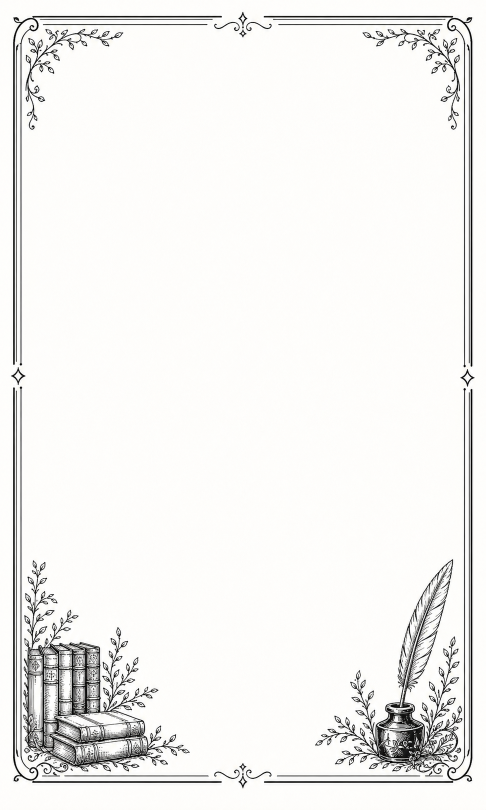
#> input picture rpi3-waveshare-book-clock/assets/source/literary-border.png, 971 x 1619 px (shown at 1/2 size)
$ python -i render_book_clock.py   (imports and definitions only)
#> lines starting #> are read from the running program, lines starting #| are printed output that depends on the picture
#!/usr/bin/env python3
from __future__ import annotations

from dataclasses import dataclass
from datetime import datetime
from pathlib import Path
import argparse
import json
import os
import textwrap
from urllib.error import URLError
from urllib.request import Request, urlopen
from zoneinfo import ZoneInfo, ZoneInfoNotFoundError

from PIL import Image, ImageDraw, ImageEnhance, ImageFilter, ImageFont


ROOT = Path(__file__).resolve().parents[1]
GENERATED = ROOT / "assets" / "generated"
SOURCE = ROOT / "assets" / "source"
BORDER_IMAGE = SOURCE / "literary-border.png"
PROJECT_BASKERVVILLE_FONT = SOURCE / "Baskervville.ttf"
BASKERVVILLE_FONT = Path("/usr/local/share/fonts/desk-clock/Baskervville.ttf")

PANEL_WIDTH = 800
PANEL_HEIGHT = 480
WIDTH = 480
HEIGHT = 800
SCALE = 2
INK = 28
MID = 122
PAPER = 236
DEFAULT_TIMEZONE = "America/New_York"
QUARTER_INCH = 25
HEADER_Y = 74 - QUARTER_INCH
UPPER_SECTION_TOP = 100
UPPER_SECTION_BOTTOM = 470
UPPER_FONT_SIZE = 33
UPPER_MAX_LINES = 6
UPPER_AUTHOR_GAP = 8


@dataclass(frozen=True)
class ClockData:
    now: datetime
    greeting: str = ""
    upper_title: str = "LITERARY QUOTE OF THE DAY"
    upper_text: str = "I declare after all there is no enjoyment like reading!"
    upper_author: str = "Jane Austen"
    lower_title: str = "QUOTES FROM LITERATURE"
    lower_text: str = "There is no charm equal to tenderness of heart."
    lower_author: str = "Jane Austen, Emma"


# [53 lines left out: functions greeting_for, local_now, fetch_clock_data, not called in this run]


def font(
    size: int,
    bold: bool = False,
    italic: bool = False,
    weight: int = 520,
) -> ImageFont.FreeTypeFont | ImageFont.ImageFont:
    candidates = [
        str(PROJECT_BASKERVVILLE_FONT),
        str(BASKERVVILLE_FONT),
        "/usr/share/fonts/truetype/dejavu/DejaVuSans-BoldOblique.ttf" if bold and italic else "",
        "/usr/share/fonts/truetype/dejavu/DejaVuSans-Oblique.ttf" if italic else "",
        "/usr/share/fonts/truetype/dejavu/DejaVuSans-Bold.ttf" if bold else "/usr/share/fonts/truetype/dejavu/DejaVuSans.ttf",
        "/usr/share/fonts/dejavu-sans-fonts/DejaVuSans-BoldOblique.ttf" if bold and italic else "",
        "/usr/share/fonts/dejavu-sans-fonts/DejaVuSans-Oblique.ttf" if italic else "",
        "/usr/share/fonts/dejavu-sans-fonts/DejaVuSans-Bold.ttf" if bold else "/usr/share/fonts/dejavu-sans-fonts/DejaVuSans.ttf",
    ]
    for path in candidates:
        if path and Path(path).exists():
            typeface = ImageFont.truetype(path, size=size)
            if "Baskervville" in Path(path).name and hasattr(typeface, "set_variation_by_axes"):
                typeface.set_variation_by_axes([700 if bold else weight])
            return typeface
    return ImageFont.load_default()


def text_size(draw: ImageDraw.ImageDraw, text: str, typeface) -> tuple[int, int]:
    box = draw.textbbox((0, 0), text, font=typeface)
    return box[2] - box[0], box[3] - box[1]


def centered_text(draw: ImageDraw.ImageDraw, center_x: int, y: int, text: str, typeface, fill: int = INK) -> None:
    w, _ = text_size(draw, text, typeface)
    draw.text((center_x - w // 2, y), text, font=typeface, fill=fill)


def page_background() -> Image.Image:
    if BORDER_IMAGE.exists():
        image = Image.open(BORDER_IMAGE).convert("L")
        image = image.resize((WIDTH, HEIGHT), Image.Resampling.LANCZOS)
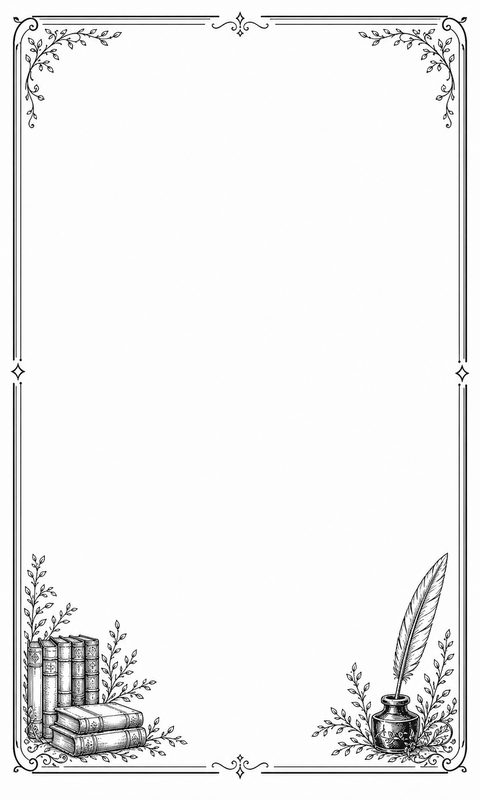
#> image: PIL image 480x800 L; min 0, max 255, mean 240.9
        image = ImageEnhance.Contrast(image).enhance(1.2)
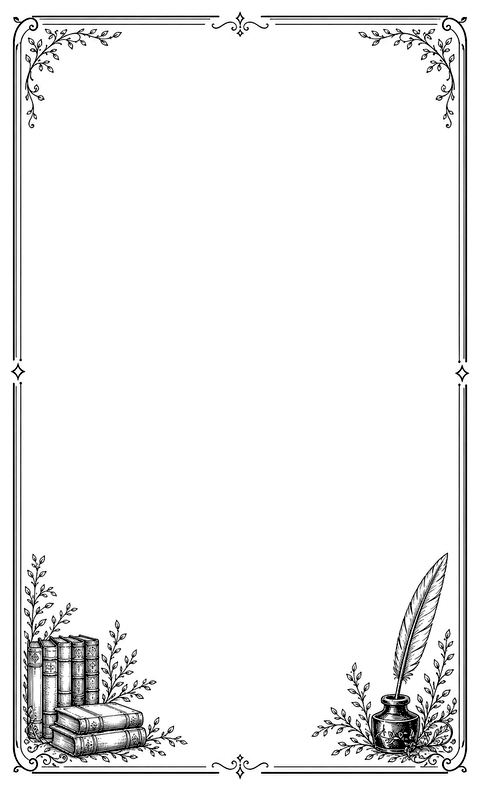
#> image: PIL image 480x800 L; min 0, max 255, mean 240.6
        return image
    return Image.new("L", (WIDTH, HEIGHT), PAPER)


# [100 lines left out: functions wrapped_centered, wrapped_lines, centered_wrapped_block, ornament_rule, leaf_sprig, flourish and 1 more, not called in this run]


def draw_layout(data: ClockData) -> Image.Image:
    if SCALE > 1:
        return draw_layout_scaled(data)

    image = page_background()

    draw = ImageDraw.Draw(image)
    title = font(31, bold=True)
    quote_font = font(UPPER_FONT_SIZE)
    author_font = font(23)
    body = font(23)

    centered_text(draw, WIDTH // 2, HEADER_Y, data.greeting or greeting_for(data.now), title)

    centered_wrapped_block(
        draw,
        WIDTH // 2,
        UPPER_SECTION_TOP,
        UPPER_SECTION_BOTTOM,
        data.upper_text,
        quote_font,
        width=24,
        line_gap=48,
        max_lines=UPPER_MAX_LINES,
        author=f"- {data.upper_author}" if data.upper_author else "",
        author_typeface=author_font,
        author_gap=UPPER_AUTHOR_GAP,
    )

    y = wrapped_centered(draw, WIDTH // 2, 494, data.lower_text, body, width=30, line_gap=34, max_lines=5)
    if data.lower_author:
        centered_text(draw, WIDTH // 2, min(y + 4, 680), data.lower_author, font(18, italic=True))

    image = image.filter(ImageFilter.UnsharpMask(radius=1.1, percent=120, threshold=3))
    return image


def draw_layout_scaled(data: ClockData) -> Image.Image:
    image = page_background().resize((WIDTH * SCALE, HEIGHT * SCALE), Image.Resampling.LANCZOS)
#> image: PIL image 960x1600 L
    draw = ImageDraw.Draw(image)

    title = font(31 * SCALE, bold=True)
    quote_font = font(UPPER_FONT_SIZE * SCALE, weight=560)
    author_font = font(23 * SCALE, weight=540)
    body = font(23 * SCALE, weight=540)

#> (the run stopped early here; a loop or call above may not have finished)
